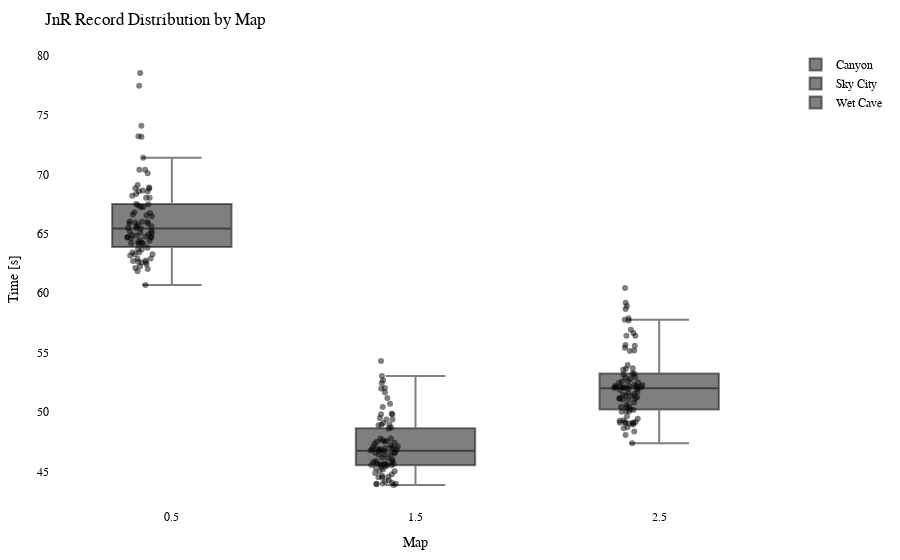

Here is the notebook cell this chart was saved with:
### Code cell
import plotly.graph_objects as go
import plotly.io as pio

df = getRecordsDataframe(minigame="Jump and Run")

# Calculate the offset for centering the data points
num_columns = len(df.columns)
offset = 0.5

# Create a Swarm plot using Plotly
fig = go.Figure()

for i, column in enumerate(df.columns):
    x_values = [i + offset] * len(df[column])  # Adjust x-values with offset for horizontal centering
    fig.add_trace(go.Box(x=x_values,
                         y=df[column],
                         name=column,
                         boxpoints='all',
                         pointpos=-0.5,  # Adjust point position to prevent overlapping
                         marker=dict(color='rgba(0,0,0,0.5)', size=6),  # Adjust marker color and size
                         hovertext=df.index,
                         hoverinfo='text+y'))

fig.update_layout(title="JnR Record Distribution by Map",
                  xaxis=dict(title="Map"),
                  yaxis=dict(title="Time [s]"),
                  showlegend=True,
                  font=dict(family="Arial", size=12, color="black"),  # Customize font
                  plot_bgcolor="white",  # Set background color
                  margin=dict(l=50, r=50, t=50, b=50),  # Adjust margins for better layout
                  )

pio.show(fig)

pio.write_html(fig, "out/jump_swarm_plot.html")

### Figure 1 — Plotly figure (JSON) as saved in the notebook; plotly's stock layout.template omitted (floating-point values rounded to 4 significant figures)
{"data": [{"boxpoints": "all", "hoverinfo": "text+y", "hovertext": ["agowskyy", "Anni808", "Axollotel", "BacardiSprite", "bawskey", "BearchenGott", "BusinessBent", "byTobi", "cediiiiii_10", "Chander24", "Chrisi20101", "crocodile1870", "cxl1lo", "DarkCobweb", "DerBaumIstDerWeg", "Ex4cted", "Falke23_5", "Feinberg", "Fflopse", "ForceFox", "Freeeedom", "frutigall", "GeneralEnte06", "Gerrygames", "Gobo9", "GrafikKatze", "Grapfen", "H1ghsay", "h4nnes", "Harold_Sensemann", "HerrDante", "Jan2220", "JennieKim", "jimmi1410", "JOW23", "Joy_8oy", "JustK1lling", "KakaMC", "Kanickelul", "Kokochampi", "Kokochampo", "Kyuudo", "LeWi_100", "Livgo", "lizsyy", "LordAlexos", "Lubotter2009", "Luis_XYZ", "marbrueck", "Martomias", "Mincheeen", "MrNulfred", "Nexilus", "Ninivee", "officialryzon", "Oronor", "PedroZockt", "Picutar", "PixlNight", "PolizeiDreamy", "Radattel", "Raefinzs", "Ritokii", "rXzEr_Justin", "Sackkerl", "schmaarek", "Sebi1801", "Seemops_8", "Sey__", "SpeckyCut", "StaudammAusHolz", "Tomiokey", "tsuneee", "twitchparaskiill", "Umgfoin", "WirdNichtGeladen", "Wissender", "xBaumeisterin", "xX_Dima_ggg_Xx6", "xX_Masha_ggg_Xx9", "ymq_", "yzvm", "zTotito", "_n3d", "_Waldi_"], "marker": {"color": "rgba(0,0,0,0.5)", "size": 6}, "name": "Canyon", "pointpos": -0.5, "type": "box", "x": [0.5, 0.5, 0.5, 0.5, 0.5, 0.5, 0.5, 0.5, 0.5, 0.5, 0.5, 0.5, 0.5, 0.5, 0.5, 0.5, 0.5, 0.5, 0.5, 0.5, 0.5, 0.5, 0.5, 0.5, 0.5, 0.5, 0.5, 0.5, 0.5, 0.5, 0.5, 0.5, 0.5, 0.5, 0.5, 0.5, 0.5, 0.5, 0.5, 0.5, 0.5, 0.5, 0.5, 0.5, 0.5, 0.5, 0.5, 0.5, 0.5, 0.5, 0.5, 0.5, 0.5, 0.5, 0.5, 0.5, 0.5, 0.5, 0.5, 0.5, 0.5, 0.5, 0.5, 0.5, 0.5, 0.5, 0.5, 0.5, 0.5, 0.5, 0.5, 0.5, 0.5, 0.5, 0.5, 0.5, 0.5, 0.5, 0.5, 0.5, 0.5, 0.5, 0.5, 0.5, 0.5], "y": [64.73, 66.82, 65.5, 63.43, 68.21, 64.25, 77.46, 65.44, 61.86, 74.1, 68.34, 65.87, 66.76, 66.04, 63.28, 62.71, 68.89, 66.56, 62.12, 64.7, 64.77, 64.48, 64.6, 64.41, 60.7, 64.17, 63.67, 64.74, 67.49, 66.62, 62.58, 65.86, 65.09, 78.54, 62.75, 68.66, 64.15, 62.9, null, 73.22, 70.39, 64.7, 62.45, 68.56, 62.26, 67.26, 65.61, 67.24, 68.04, 64.95, 70.39, 64.9, 73.16, 66.01, 64.31, 66.01, 62.62, 63.82, 63.68, 71.39, 66.47, 65.1, 70.11, 68.84, 68.57, 63.17, null, 65.94, 62.04, 68.81, 65.47, 65.23, 63.42, 69.11, 65.63, 64.87, 67.51, 62.64, 67.4, 68.04, 62.93, 63.28, 65.76, 64.21, 65.17]}, {"boxpoints": "all", "hoverinfo": "text+y", "hovertext": ["agowskyy", "Anni808", "Axollotel", "BacardiSprite", "bawskey", "BearchenGott", "BusinessBent", "byTobi", "cediiiiii_10", "Chander24", "Chrisi20101", "crocodile1870", "cxl1lo", "DarkCobweb", "DerBaumIstDerWeg", "Ex4cted", "Falke23_5", "Feinberg", "Fflopse", "ForceFox", "Freeeedom", "frutigall", "GeneralEnte06", "Gerrygames", "Gobo9", "GrafikKatze", "Grapfen", "H1ghsay", "h4nnes", "Harold_Sensemann", "HerrDante", "Jan2220", "JennieKim", "jimmi1410", "JOW23", "Joy_8oy", "JustK1lling", "KakaMC", "Kanickelul", "Kokochampi", "Kokochampo", "Kyuudo", "LeWi_100", "Livgo", "lizsyy", "LordAlexos", "Lubotter2009", "Luis_XYZ", "marbrueck", "Martomias", "Mincheeen", "MrNulfred", "Nexilus", "Ninivee", "officialryzon", "Oronor", "PedroZockt", "Picutar", "PixlNight", "PolizeiDreamy", "Radattel", "Raefinzs", "Ritokii", "rXzEr_Justin", "Sackkerl", "schmaarek", "Sebi1801", "Seemops_8", "Sey__", "SpeckyCut", "StaudammAusHolz", "Tomiokey", "tsuneee", "twitchparaskiill", "Umgfoin", "WirdNichtGeladen", "Wissender", "xBaumeisterin", "xX_Dima_ggg_Xx6", "xX_Masha_ggg_Xx9", "ymq_", "yzvm", "zTotito", "_n3d", "_Waldi_"], "marker": {"color": "rgba(0,0,0,0.5)", "size": 6}, "name": "Sky City", "pointpos": -0.5, "type": "box", "x": [1.5, 1.5, 1.5, 1.5, 1.5, 1.5, 1.5, 1.5, 1.5, 1.5, 1.5, 1.5, 1.5, 1.5, 1.5, 1.5, 1.5, 1.5, 1.5, 1.5, 1.5, 1.5, 1.5, 1.5, 1.5, 1.5, 1.5, 1.5, 1.5, 1.5, 1.5, 1.5, 1.5, 1.5, 1.5, 1.5, 1.5, 1.5, 1.5, 1.5, 1.5, 1.5, 1.5, 1.5, 1.5, 1.5, 1.5, 1.5, 1.5, 1.5, 1.5, 1.5, 1.5, 1.5, 1.5, 1.5, 1.5, 1.5, 1.5, 1.5, 1.5, 1.5, 1.5, 1.5, 1.5, 1.5, 1.5, 1.5, 1.5, 1.5, 1.5, 1.5, 1.5, 1.5, 1.5, 1.5, 1.5, 1.5, 1.5, 1.5, 1.5, 1.5, 1.5, 1.5, 1.5], "y": [47.5, 52.03, 49.8, 45.36, 46.61, 45.69, 47.21, 46.58, 44.57, 54.3, 45.65, 49.38, 48.9, 46.41, 43.85, 44.15, 47.62, 47.57, 45.03, 44.61, 46.75, 47.78, 45.64, 45.17, 43.94, 44.88, 45.58, 48.7, 47.35, 46.84, 43.96, 47.12, 46.86, 52.44, 43.98, 48.95, 45.29, 44.76, 51.66, 51.19, 49.82, 46.72, 44.52, 50.69, 45.53, 51.99, 46.42, 49.88, 49.37, 46.94, 46.16, 46.89, 45.53, 49.51, 46.76, 46.99, 44.06, 45.02, 45.59, 53.04, 46.42, 52.67, 46.11, 47.53, 49.08, 45.81, 46.93, 47.08, 44.26, 48.93, 45.55, 47.78, 45.41, 47.41, 46.81, 45.87, 48.61, 45.53, 46.51, 50.42, 43.98, 44.5, 46.98, 45.87, 46.01]}, {"boxpoints": "all", "hoverinfo": "text+y", "hovertext": ["agowskyy", "Anni808", "Axollotel", "BacardiSprite", "bawskey", "BearchenGott", "BusinessBent", "byTobi", "cediiiiii_10", "Chander24", "Chrisi20101", "crocodile1870", "cxl1lo", "DarkCobweb", "DerBaumIstDerWeg", "Ex4cted", "Falke23_5", "Feinberg", "Fflopse", "ForceFox", "Freeeedom", "frutigall", "GeneralEnte06", "Gerrygames", "Gobo9", "GrafikKatze", "Grapfen", "H1ghsay", "h4nnes", "Harold_Sensemann", "HerrDante", "Jan2220", "JennieKim", "jimmi1410", "JOW23", "Joy_8oy", "JustK1lling", "KakaMC", "Kanickelul", "Kokochampi", "Kokochampo", "Kyuudo", "LeWi_100", "Livgo", "lizsyy", "LordAlexos", "Lubotter2009", "Luis_XYZ", "marbrueck", "Martomias", "Mincheeen", "MrNulfred", "Nexilus", "Ninivee", "officialryzon", "Oronor", "PedroZockt", "Picutar", "PixlNight", "PolizeiDreamy", "Radattel", "Raefinzs", "Ritokii", "rXzEr_Justin", "Sackkerl", "schmaarek", "Sebi1801", "Seemops_8", "Sey__", "SpeckyCut", "StaudammAusHolz", "Tomiokey", "tsuneee", "twitchparaskiill", "Umgfoin", "WirdNichtGeladen", "Wissender", "xBaumeisterin", "xX_Dima_ggg_Xx6", "xX_Masha_ggg_Xx9", "ymq_", "yzvm", "zTotito", "_n3d", "_Waldi_"], "marker": {"color": "rgba(0,0,0,0.5)", "size": 6}, "name": "Wet Cave", "pointpos": -0.5, "type": "box", "x": [2.5, 2.5, 2.5, 2.5, 2.5, 2.5, 2.5, 2.5, 2.5, 2.5, 2.5, 2.5, 2.5, 2.5, 2.5, 2.5, 2.5, 2.5, 2.5, 2.5, 2.5, 2.5, 2.5, 2.5, 2.5, 2.5, 2.5, 2.5, 2.5, 2.5, 2.5, 2.5, 2.5, 2.5, 2.5, 2.5, 2.5, 2.5, 2.5, 2.5, 2.5, 2.5, 2.5, 2.5, 2.5, 2.5, 2.5, 2.5, 2.5, 2.5, 2.5, 2.5, 2.5, 2.5, 2.5, 2.5, 2.5, 2.5, 2.5, 2.5, 2.5, 2.5, 2.5, 2.5, 2.5, 2.5, 2.5, 2.5, 2.5, 2.5, 2.5, 2.5, 2.5, 2.5, 2.5, 2.5, 2.5, 2.5, 2.5, 2.5, 2.5, 2.5, 2.5, 2.5, 2.5], "y": [52.16, 51.94, 51.6, 48.73, 53.25, 50.49, 52.1, 51.88, 49.27, 56.94, 52.5, 52.09, 52.8, 52.23, 49.09, 48.95, 52.25, 53.68, 48.06, 50.44, 52.15, 52.09, 50.81, 51.36, 47.38, 49.3, 49.64, 53.18, 52.27, 50.6, 48.37, 52.14, 51.13, 57.9, 49.06, 57.77, 50.16, 48.64, 59.2, 58.94, 53.97, 52.47, 49.1, 56.64, 50.25, 53.56, 51.24, 56.42, 52.01, 51.37, 51.52, 51.97, 51.69, 52.56, 51.06, 52.6, 49.09, 49.45, 50.39, 58.67, 51.15, 56.42, 51.15, 55.41, 57.72, 50.03, 55.65, 52.09, 49.16, 53.64, 55.15, 55.59, 55.19, 52.95, 51.04, 51.47, 52.88, 50.07, 53.25, 60.43, 49.04, 50.07, 52.08, 52.04, 49.14]}], "layout": {"font": {"color": "black", "family": "Arial", "size": 12}, "margin": {"b": 50, "l": 50, "r": 50, "t": 50}, "plot_bgcolor": "white", "showlegend": true, "title": {"text": "JnR Record Distribution by Map"}, "xaxis": {"title": {"text": "Map"}}, "yaxis": {"title": {"text": "Time [s]"}}}}
